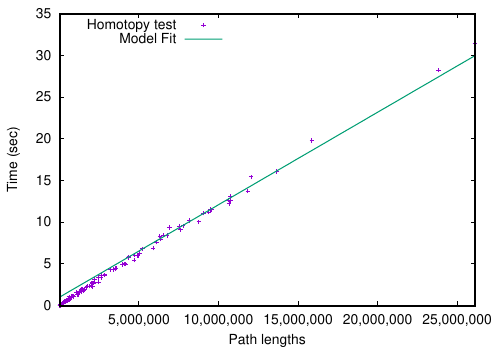

gnuplot code for this plot:
set terminal postscript eps color 20 lw 3
set output '| epstopdf -f -o=computation-time.pdf'

set key autotitle columnheader

set ylabel "Time (sec)"
set xlabel "Path lengths"
set key left

# set xtics (0, '' 1, 2, 4, 8, 16, 32, 64)
# set ytics (4, 16, 64, 256, 1024, 4096, "16,384" 16384)
# set logscale y 2

set xtics ('5,000,000' 5000000, '10,000,000' 10000000, '15,000,000' 15000000, '20,000,000' 20000000, '25,000,000' 25000000)

# set auto x

f(x) = m*x + b
fit f(x) 'computation-time-path-homotopy.dat' using 3:5 via m,b

plot 'computation-time-path-homotopy.dat' using 3:5 with points title "Homotopy test", f(x) title 'Model Fit'

